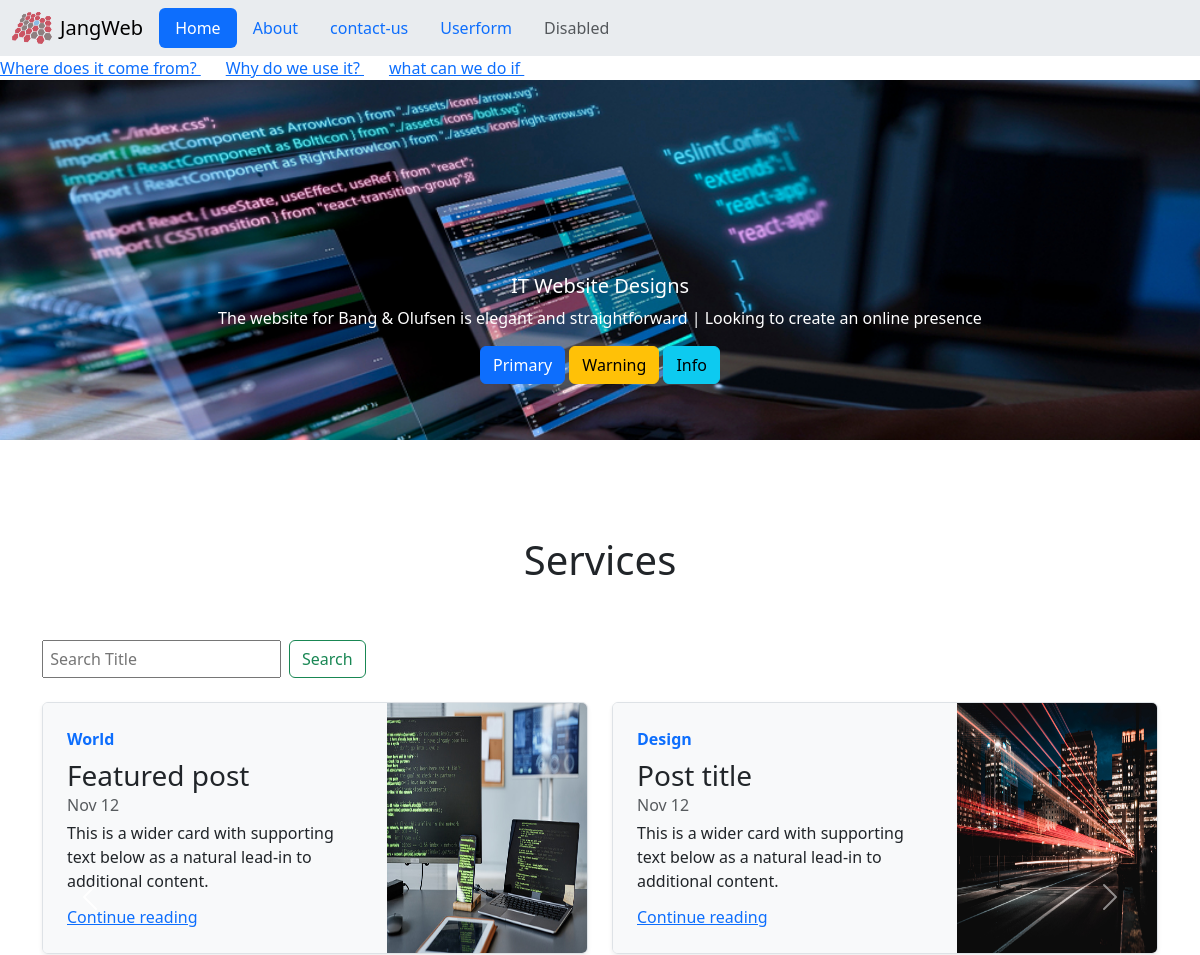
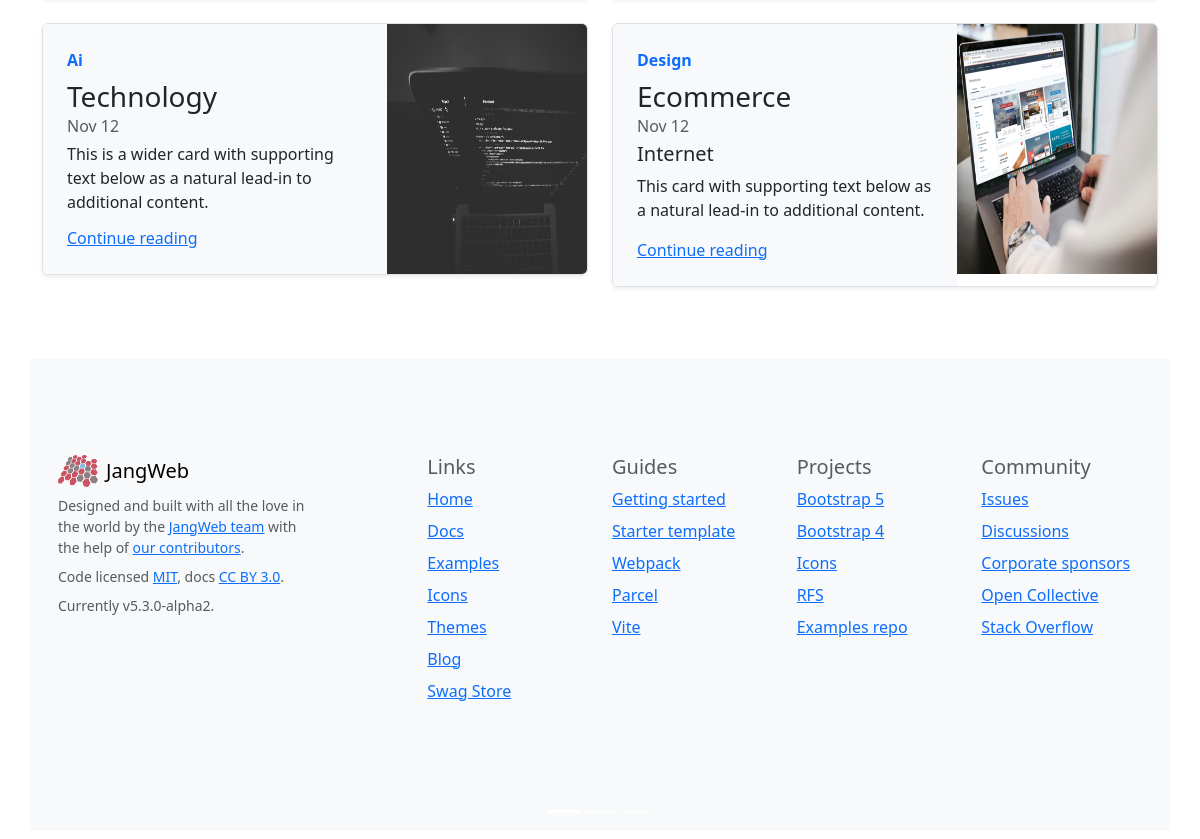
The page /Home/ on the database its author committed (2 pictures, top to bottom).
### News/models.py (models this page shows)
class News(models.Model):
    new_title=models.CharField(max_length=100)
    new_desc=HTMLField()
    new_image=models.FileField(upload_to="New_image/",max_length=250,null=True,default=None)
    news_slug=AutoSlugField(populate_from='new_title',unique=True,null=True,default=None)

### services/models.py (models this page shows)
class services(models.Model):
    services_pic=models.CharField(max_length=50)
    servicew_title=models.CharField(max_length=50)
    services_des=models.TextField()
    services_links=models.CharField(max_length=100)
    services_mini_title=models.CharField(max_length=50)

### JangWeb/views.py (the view)
# urls.py: 2. Add a URL to urlpatterns:  path('', Home.as_view(), name='home')
def Home(request):
    NewsData=News.objects.all()
    servicesData=services.objects.all()
    if request.method=='GET':
        search=request.GET.get('search')
        if search!=None:
            servicesData=services.objects.filter(servicew_title__icontains=search)
    data={
        'servicesData':servicesData,
        'NewsData':NewsData
    }
    return render(request,"index.html",data)

### templates/index.html (shortened to what this page needs)
{% extends 'base.html' %}
{% block content %}
    <marquee onmouseover="stop()" onmouseout="start()">
      {% for a in NewsData %}
      <a href="/NewsPage/{{a.news_slug}}"> {{a.new_title}}  </a> &nbsp &nbsp &nbsp
      {% endfor %}
    </marquee>
    <div class="container-fluid-lg">
      <div
        id="carouselExampleAutoplaying"
        class="carousel-fade"
        class="carousel slide" data-bs-ride="carousel">
        <div class="carousel-indicators">
          <button
            type="button"
            data-bs-target="#carouselExampleCaptions"
            data-bs-slide-to="0"
            class="active"
            aria-current="true"
            aria-label="Slide 1"
          ></button>
          <button
            type="button"
            data-bs-target="#carouselExampleCaptions"
            data-bs-slide-to="1"
            aria-label="Slide 2"
          ></button>
          <button
            type="button"
            data-bs-target="#carouselExampleCaptions"
            data-bs-slide-to="2"
            aria-label="Slide 3"
          ></button>
        </div>
        <div class="carousel-inner">
          <div class="carousel-item active">
            <img src="/static/img/10.jpg" class="d-block w-100" alt="..." />
            <div class="carousel-caption d-none d-md-block">
              <h5>IT Website Designs</h5>
              <p>
                The website for Bang & Olufsen is elegant and straightforward | Looking to create an online presence
              </p>
            <p>
            <button type="button" class="btn btn-primary">Primary</button>
            <button type="button" class="btn btn-warning">Warning</button>
            <button type="button" class="btn btn-info">Info</button>
            </div>
          </div>
        </div>
        <button
          class="carousel-control-prev"
          type="button"
          data-bs-target="#carouselExampleCaptions"
          data-bs-slide="prev"
        >
          <span class="carousel-control-prev-icon" aria-hidden="true"></span>
        </button>
        <button
          class="carousel-control-next"
          type="button"
          data-bs-target="#carouselExampleCaptions"
          data-bs-slide="next"
        >
          <span class="carousel-control-next-icon" aria-hidden="true"></span>
        </button>
      </div>
    </div>
    <div class=container >
      <div class="title text-center py-4 py-md-5 mt-5">
        <h1 class="mb-10">Services</h1>
      </div>
      <form class="d-flex" role="search" methos="get">
        <input class="me-2" type="search" name="search" value="" placeholder=" Search Title" aria-label="Search"/>
        <button class="btn btn-outline-success" type="submit" value="search"/>Search</button>
      </form>
    <div class="row mb-2 mt-4">
      {% for n in servicesData%}
      <div class="col-md-6">
        <div class="row g-0 border rounded overflow-hidden flex-md-row mb-4 shadow-sm h-md-250 position-relative">
          <div class="col p-4 d-flex flex-column position-static bg-light">
            <strong class="d-inline-block mb-2 text-primary">{{n.services_mini_title}}</strong>
            <h3 class="mb-0">{{n.servicew_title}}</h3>
            <div class="mb-1 text-body-secondary">Nov 12</div>
            <p class="card-text mb-auto">{{n.services_des | safe}}</p>
            <a href="#" class="stretched-link">Continue reading</a>
          </div>
          <div class="col-auto d-none d-lg-block">
            <img src="{{n.services_pic}}" class="bd-placeholder-img" width="200" height="250" />
          </div>
        </div>
      </div>
      {% empty %}
        <h6>No Data Found</h6>
      {% endfor %}
{% endblock %}

### templates/base.html
{% include "header.html" %}
{% block content %}
{% endblock %}
{% include "footer.html" %}

### templates/header.html (shortened to what this page needs)
{% load static %}
<!DOCTYPE html>
<html lang="en">
  <head>
    <link
      href="https://cdn.jsdelivr.net/npm/bootstrap@5.3.0-alpha2/dist/css/bootstrap.min.css"
      rel="stylesheet"
    />
    <link rel="stylesheet" type="text.css" href="/static/css/style.css" />
    <link rel="stylesheet" type="text.css" href="/static/css/responsive.css/" />
    <link rel="stylesheet" type="text.css" href="/static/css/main.css" />
  </head>
  <body>
        <nav class="navbar navbar-expand-lg bg-body-secondary">
          <div class="container-fluid">
            <img src="{% static 'img/J-logo.png'%}" width="40" height="32" class="d-block me-2" viewBox="0 0 118 94" role="img">
            <a class="navbar-brand" href="#">JangWeb</a>
            <div class="collapse navbar-collapse" id="navbarNavAltMarkup">
              <ul class="nav nav-pills">
              <li class="navbar-item">
                {% url 'Home' as url %}
                <a class="nav-link {% if request.path == url %} active {% endif %}" href="{{url}}">Home</a>
              </li>
              <li>
                {% url 'About-us' as url %}
                <a class="nav-link {% if request.path == url %} active {% endif %}" href="{{url}}">About</a>
              </li>
              <li>
                {% url 'contact-us' as url %}
                <a class="nav-link {% if request.path == url %} active {% endif %}" href="{{url}}">contact-us</a>
              </li>
              <li>
                {% url 'userform' as url %}
                <a class="nav-link {% if request.path == url %} active {% endif %}" href="{{url}}">Userform</a>
              </li>
              <li>
                <a class="nav-link disabled">Disabled</a>
              </li>
            </div>
          </div>
        </nav>

### templates/footer.html (shortened to what this page needs)
<footer class="bd-footer py-4 py-md-5 mt-5 bg-light">
    <div class="container py-4 py-md-5 px-4 px-md-3 text-body-secondary">
      <div class="row">
        <div class="col-lg-3 mb-3">
          <a class="d-inline-flex align-items-center mb-2 text-body-emphasis text-decoration-none" href="#" aria-label="Bootstrap">
            <img src="/static/img/J-logo.png" width="40" height="32" class="d-block me-2" viewBox="0 0 118 94" role="img">
            <span class="fs-5">JangWeb</span>
          </a>
          <ul class="list-unstyled small">
            <li class="mb-2">Designed and built with all the love in the world by the <a href="/Home/">JangWeb team</a> with the help of <a href="#">our contributors</a>.</li>
            <li class="mb-2">Code licensed <a href="#" target="_blank" rel="license noopener">MIT</a>, docs <a href="#" target="_blank" rel="license noopener">CC BY 3.0</a>.</li>
            <li class="mb-2">Currently v5.3.0-alpha2.</li>
          </ul>
        </div>
        <div class="col-6 col-lg-2 offset-lg-1 mb-3">
          <h5>Links</h5>
          <ul class="list-unstyled">
            <li class="mb-2"><a href="/Home/">Home</a></li>
            <li class="mb-2"><a href="#">Docs</a></li>
            <li class="mb-2"><a href="#">Examples</a></li>
            <li class="mb-2"><a href="#">Icons</a></li>
            <li class="mb-2"><a href="#">Themes</a></li>
            <li class="mb-2"><a href="#">Blog</a></li>
            <li class="mb-2"><a href="#">Swag Store</a></li>
          </ul>
        </div>
        <div class="col-6 col-lg-2 mb-3">
          <h5>Guides</h5>
          <ul class="list-unstyled">
            <li class="mb-2"><a href="#">Getting started</a></li>
            <li class="mb-2"><a href="#">Starter template</a></li>
            <li class="mb-2"><a href="#">Webpack</a></li>
            <li class="mb-2"><a href="#">Parcel</a></li>
            <li class="mb-2"><a href="#">Vite</a></li>
          </ul>
        </div>
        <div class="col-6 col-lg-2 mb-3">
          <h5>Projects</h5>
          <ul class="list-unstyled">
            <li class="mb-2"><a href="#">Bootstrap 5</a></li>
            <li class="mb-2"><a href="#">Bootstrap 4</a></li>
            <li class="mb-2"><a href="#">Icons</a></li>
            <li class="mb-2"><a href="#">RFS</a></li>
            <li class="mb-2"><a href="#">Examples repo</a></li>
          </ul>
        </div>
        <div class="col-6 col-lg-2 mb-3">
          <h5>Community</h5>
          <ul class="list-unstyled">
            <li class="mb-2"><a href="#">Issues</a></li>
            <li class="mb-2"><a href="#">Discussions</a></li>
            <li class="mb-2"><a href="#">Corporate sponsors</a></li>
            <li class="mb-2"><a href="#">Open Collective</a></li>
            <li class="mb-2"><a href="#">Stack Overflow</a></li>
          </ul>
        </div>
      </div>
    </div>
  </footer>
  </body>
</html>

### rows shown on the page
News: new_title "Where does it come from?"
News: new_title "Why do we use it?"
News: new_title "what can we do if"
services: services_mini_title "World", servicew_title "Featured post", services_des "This is a wider card with supporting text below as a natural lead-in to additional content.", services_pic (picture)
services: services_mini_title "Design", servicew_title "Post title", services_des "This is a wider card with supporting text below as a natural lead-in to additional content.", services_pic (picture)
services: services_mini_title "Ai", servicew_title "Technology", services_des "This is a wider card with supporting text below as a natural lead-in to additional content.", services_pic (picture)
services: services_mini_title "Design", servicew_title "Ecommerce", services_des "Internet This card with supporting text below as a natural lead-in to additional content.", services_pic (picture)
